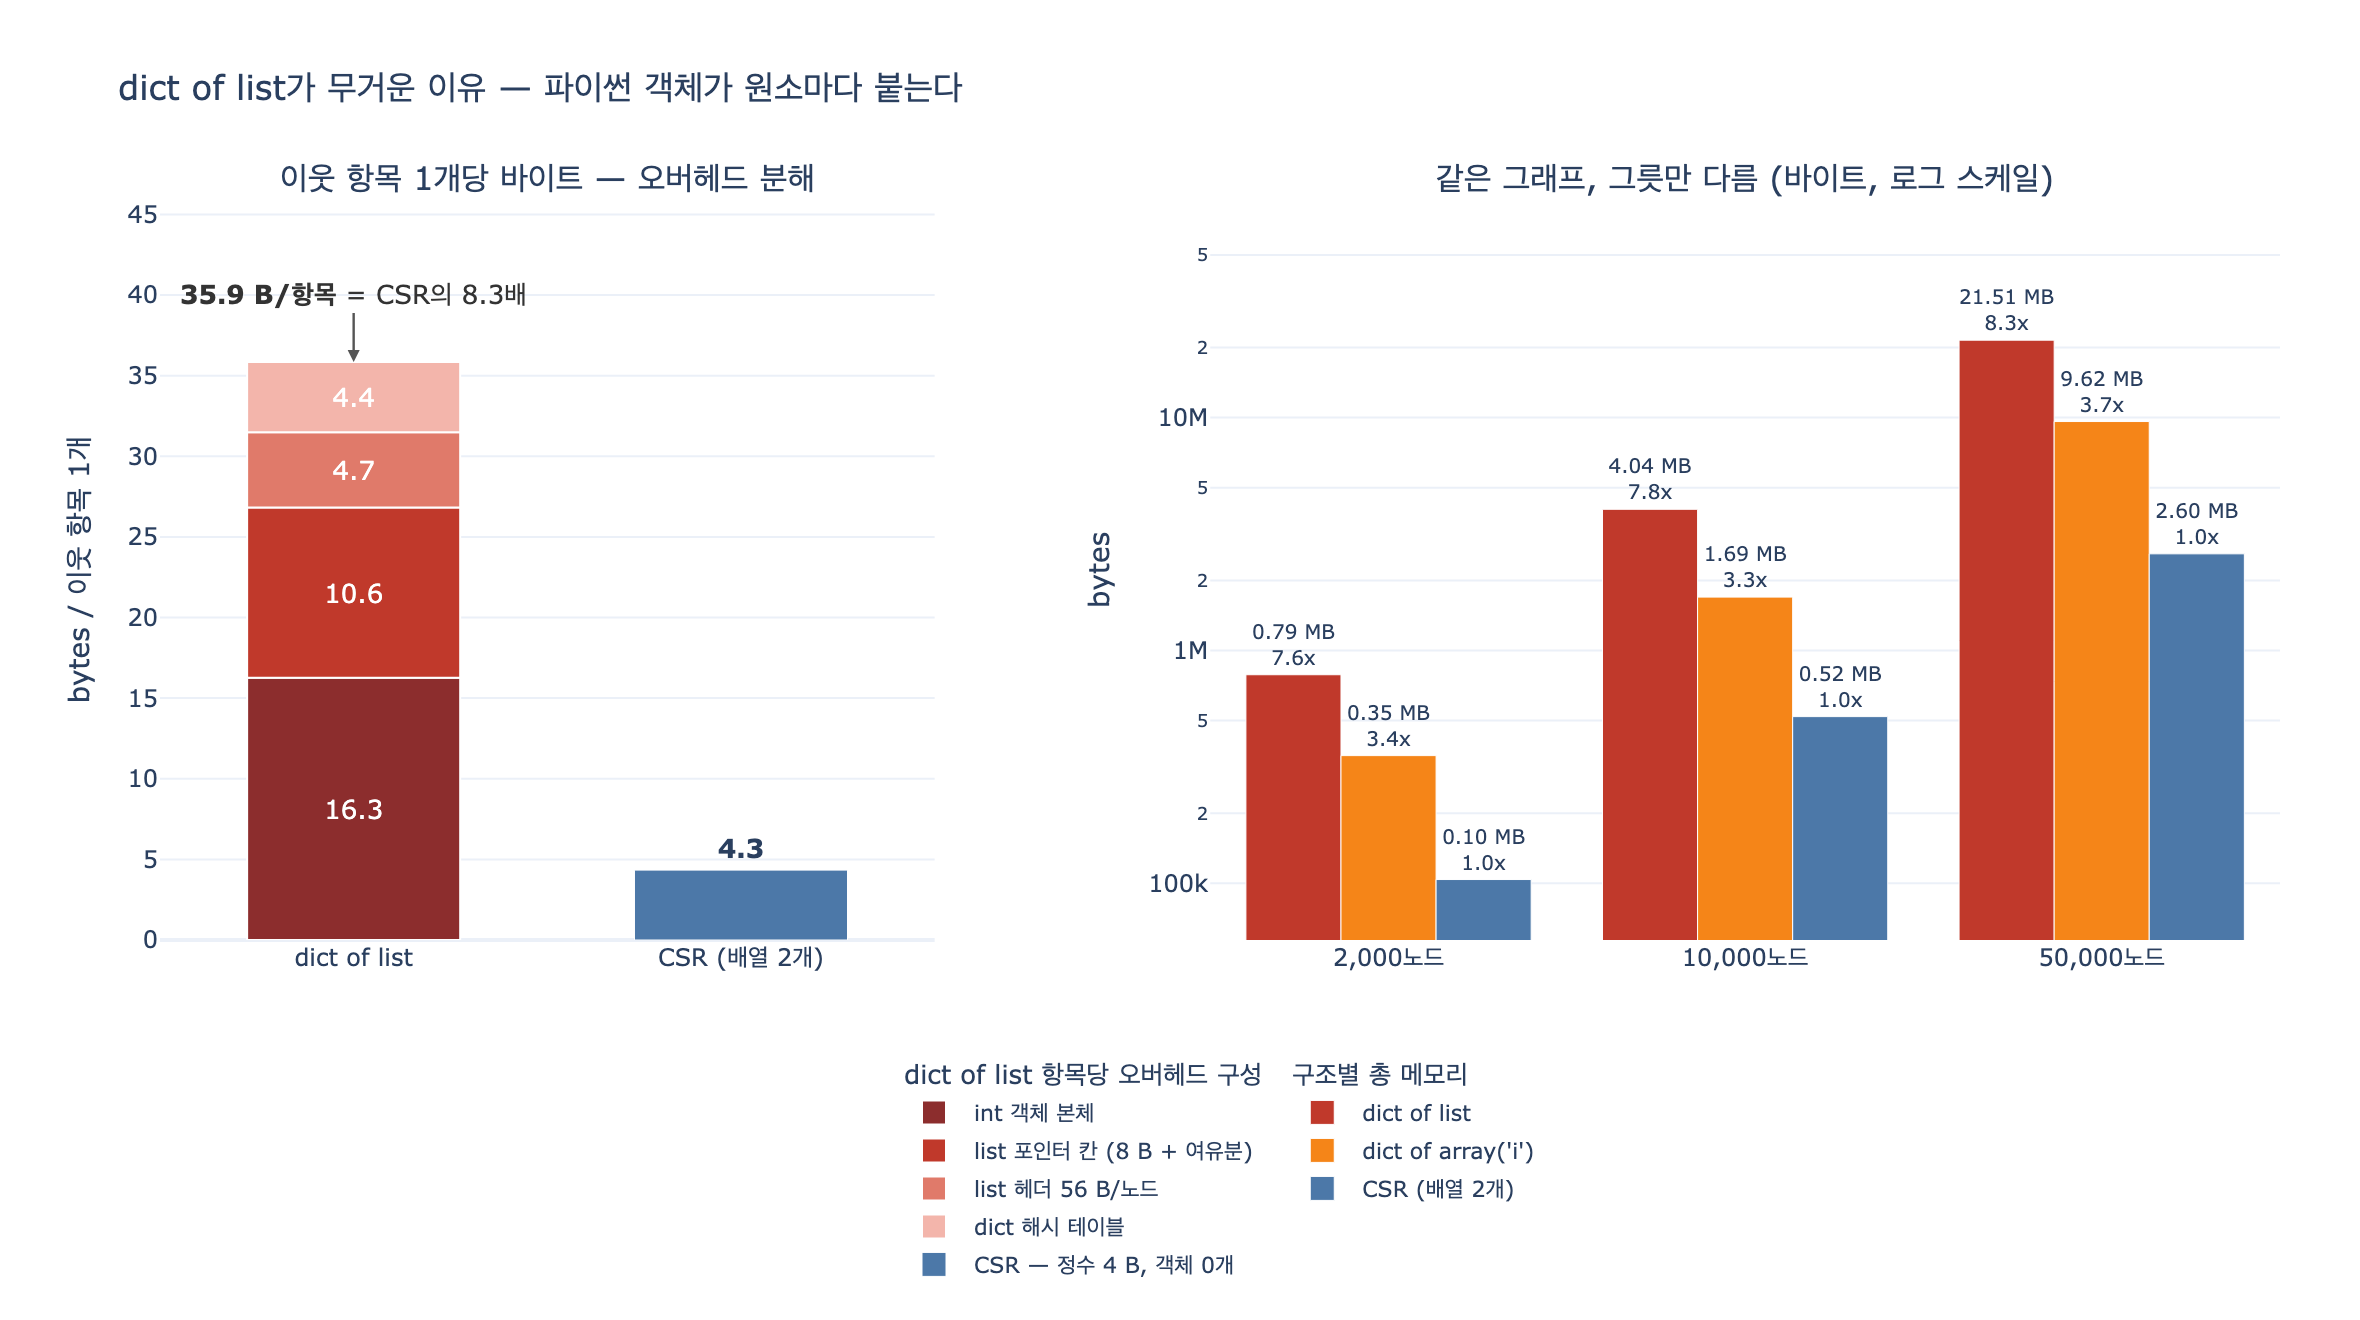

Recreate this plot in Python.
# %% [markdown]
# # dict of list는 왜 무거운가 — 원소마다 붙는 파이썬 객체
#
# **Q.** dict of list(인접 리스트)가 무거운 이유는 무엇인가?
# **A.** 파이썬 객체가 원소마다 붙기 때문이다. 편리하지만 원소당 오버헤드가 정수 배열보다 훨씬 크다.
#
# CSR은 이웃 하나를 **4바이트**에 담는다. dict of list는 이웃 하나를 담으려고
# 「리스트 칸에 든 포인터 8바이트」 + 「그 포인터가 가리키는 `int` 객체 28~32바이트」를 쓴다.
#
# $$\text{CSR: } 4E' \text{ bytes} \qquad\text{vs}\qquad \text{dict of list: } \underbrace{(8 + s_{\text{int}})}_{\approx 36\sim40} E' + \underbrace{(h_{\text{list}} + h_{\text{dict}})}_{\approx 110} n$$
#
# ($E'$ = 이웃 항목 총수, 무향이면 $2E$)
#
# 이 스크립트는 그 오버헤드를 **한 겹씩 벗겨서** 확인한다.
#
# 필요 패키지: plotly, kaleido (마지막 시각화 셀에서만 사용. 없으면 그 셀만 건너뛴다)

# %%
import random
import struct
import sys
import tracemalloc
from array import array
from collections import defaultdict


def _show(fig):
    try:
        from IPython import get_ipython

        if get_ipython() is not None:
            fig.show()
    except ImportError:
        pass


print("Python", sys.version.split()[0], "/ 포인터 크기", struct.calcsize("P"), "바이트")
print("빈 int  0     :", sys.getsizeof(0), "B   ← 헤더만")
print("int     1     :", sys.getsizeof(1), "B   ← 헤더 + 30비트 자릿수 1개(4B)")
print("int     2**30 :", sys.getsizeof(2**30), "B   ← 자릿수 2개")
print("빈 list []    :", sys.getsizeof([]), "B")
print("빈 dict {}    :", sys.getsizeof({}), "B")
print("빈 array('i') :", sys.getsizeof(array("i")), "B")
# 출력: Python 3.9.6 / 포인터 크기 8 바이트
# 출력: 빈 int  0     : 24 B   ← 헤더만
# 출력: int     1     : 28 B   ← 헤더 + 30비트 자릿수 1개(4B)
# 출력: int     2**30 : 32 B   ← 자릿수 2개
# 출력: 빈 list []    : 56 B
# 출력: 빈 dict {}    : 64 B
# 출력: 빈 array('i') : 64 B

# %% [markdown]
# ## 1단계 — 정수 하나의 값어치가 4바이트인데 실제 크기는 28바이트
#
# CPython의 `int`는 임의 정밀도 객체(`PyLongObject`)다. 구성은 이렇다.
#
# | 필드 | 크기 | 설명 |
# |---|---|---|
# | `ob_refcnt` | 8 B | 참조 카운트 |
# | `ob_type` | 8 B | 타입 포인터 |
# | `ob_size` | 8 B | 자릿수 개수(부호 포함) |
# | `ob_digit[]` | 4 B × k | 30비트씩 쪼갠 실제 값 |
#
# 헤더 24바이트 + 자릿수 4바이트 = **28바이트**. 게다가 pymalloc은 8바이트 정렬로
# 반올림하므로 실제 점유는 **32바이트**다. 노드 번호 하나를 담는 데 `array('i')`의 **8배**다.

# %%
digits = [(0, 0), (1, 1), (2**30, 2), (2**60, 3), (2**90, 4)]
print(f"{'값':>32} {'getsizeof':>10} {'8B 정렬 실제':>14} {'자릿수':>7}")
for v, k in digits:
    s = sys.getsizeof(v)
    print(f"{v:>32,} {s:>10} {(s + 7) // 8 * 8:>14} {k:>7}")

print(f"\narray('i') 한 칸: 4 B  → int 객체 한 개는 그보다 {32 / 4:.0f}배")
# 출력:                                값  getsizeof   8B 정렬 실제     자릿수
# 출력:                                0         24             24       0
# 출력:                                1         28             32       1
# 출력:                    1,073,741,824         32             32       2
# 출력:        1,152,921,504,606,846,976         36             40       3
# 출력: 1,237,940,039,285,380,274,899,124,224         40             40       4
# 출력:
# 출력: array('i') 한 칸: 4 B  → int 객체 한 개는 그보다 8배

# %% [markdown]
# ## 2단계 — small int 캐시가 만드는 착시
#
# CPython은 $-5 \le v \le 256$ 인 정수를 인터프리터 시작 시 미리 만들어 두고 공유한다
# (`NSMALLNEGINTS=5`, `NSMALLPOSINTS=257`). 그래서 **노드 번호가 작으면 `int` 객체 비용이 안 보인다.**
#
# 장난감 그래프(노드 10개)로 측정하면 「dict of list도 별로 안 무겁네?」라는 결론이 나오는데,
# 노드가 300개를 넘어가는 순간 원소마다 새 객체가 생긴다. **이 카드의 함정이 여기다.**

# %%
def fresh(v):
    """런타임에 int를 새로 만든다. 리터럴로 쓰면 컴파일러가 상수를 합쳐 버려서 실험이 거짓말을 한다."""
    return int(str(v))


_rnd = random.Random(0)
small = [_rnd.randrange(256) for _ in range(1000)]  # 노드 번호가 작은 장난감 그래프
large = [_rnd.randrange(1000, 2000) for _ in range(1000)]  # 현실적인 노드 번호

print("256 이하를 두 번 만들면 같은 객체?", fresh(255) is fresh(255), "← 캐시 공유")
print("257 이상을 두 번 만들면 같은 객체?", fresh(1255) is fresh(1255), "← 매번 새 객체")
print("리스트 1000칸을 채운 int 객체 개수 — 값이 0~255 :", len({id(x) for x in small}))
print("리스트 1000칸을 채운 int 객체 개수 — 값이 1000~ :", len({id(x) for x in large}))
# 출력: 256 이하를 두 번 만들면 같은 객체? True ← 캐시 공유
# 출력: 257 이상을 두 번 만들면 같은 객체? False ← 매번 새 객체
# 출력: 리스트 1000칸을 채운 int 객체 개수 — 값이 0~255 : 250
# 출력: 리스트 1000칸을 채운 int 객체 개수 — 값이 1000~ : 1000


# %%
def deep_size(obj, seen=None):
    """중첩 컨테이너까지 대략 더한다. 같은 객체는 한 번만 센다(8장 ex1_three_forms.py와 동일)."""
    seen = seen if seen is not None else set()
    if id(obj) in seen:
        return 0
    seen.add(id(obj))
    size = sys.getsizeof(obj)
    if isinstance(obj, dict):
        size += sum(deep_size(k, seen) + deep_size(v, seen) for k, v in obj.items())
    elif isinstance(obj, (list, tuple, set)):
        size += sum(deep_size(x, seen) for x in obj)
    return size


shallow = sys.getsizeof(large)
print(f"{'리스트(1000개)':<22} {'getsizeof':>10} {'deep_size':>10} {'차이':>10}")
for label, lst in (("작은 값(캐시됨)", small), ("큰 값(각자 객체)", large)):
    print(f"{label:<22} {sys.getsizeof(lst):>10,} {deep_size(lst):>10,} {deep_size(lst) - sys.getsizeof(lst):>10,}")

print("\ngetsizeof는 포인터 배열만 센다. int 객체 본체는 deep_size로만 보인다.")
print(f"array('i', 1000개)   : {sys.getsizeof(array('i', large)):>10,} B")
# 출력: 리스트(1000개)              getsizeof  deep_size         차이
# 출력: 작은 값(캐시됨)                   8,856     15,852      6,996
# 출력: 큰 값(각자 객체)                  8,856     36,856     28,000
# 출력:
# 출력: getsizeof는 포인터 배열만 센다. int 객체 본체는 deep_size로만 보인다.
# 출력: array('i', 1000개)   :      4,064 B

# %% [markdown]
# 같은 「정수 1000개」인데 15,852 B / 36,856 B / 4,064 B로 갈린다.
#
# - 값이 0~255면 서로 다른 객체가 **250개**만 생긴다(중복 값은 캐시를 공유). 항목당 약 16 B.
# - 값이 1000 이상이면 객체가 **1000개** 생긴다. 항목당 8 B(포인터) + 28 B(객체) = 36 B.
# - `array('i')`는 객체가 **0개**다. 항목당 4 B.
#
# **`array`는 값을 담고, `list`는 값을 가리키는 포인터 + 객체를 담는다.** 이 한 문장이 오버헤드의 정체다.

# %% [markdown]
# ## 3단계 — list는 포인터 배열 + 여유분(over-allocation)
#
# `list`는 헤더 40바이트 + GC 헤더 16바이트 = **56바이트**로 시작하고,
# 칸마다 **8바이트 포인터**를 쓴다. 게다가 `append`할 때마다 realloc하지 않으려고
# 필요보다 넉넉히 잡는다. CPython 3.9의 성장 공식은 이렇다.
#
# $$\texttt{new\_allocated} = (\texttt{newsize} + (\texttt{newsize} \gg 3) + 6) \;\&\; \lnot 3$$
#
# 즉 약 **12.5% 여유분**이 붙는다. 인접 리스트를 `append`로 쌓으면 이 여유분도 같이 산다.

# %%
prev, rows = None, []
lst = []
for i in range(120):
    lst.append(i)
    allocated = (sys.getsizeof(lst) - 56) // 8
    if allocated != prev:
        rows.append((len(lst), allocated, sys.getsizeof(lst)))
        prev = allocated

print(f"{'len':>5} {'allocated':>10} {'getsizeof':>10} {'낭비칸':>7}")
for n_, a_, s_ in rows:
    print(f"{n_:>5} {a_:>10} {s_:>10} {a_ - n_:>7}")

waste = sum(a_ - n_ for n_, a_, _ in rows) / len(rows)
print(f"\n성장 직후 평균 낭비 칸 {waste:.1f}개. 차수 12짜리 리스트는 16칸을 잡는다(4칸 = 32 B 낭비).")
# 출력:   len  allocated  getsizeof    낭비칸
# 출력:     1          4         88       3
# 출력:     5          8        120       3
# 출력:     9         16        184       7
# 출력:    17         24        248       7
# 출력:    25         32        312       7
# 출력:    33         40        376       7
# 출력:    41         52        472      11
# 출력:    53         64        568      11
# 출력:    65         76        664      11
# 출력:    77         92        792      15
# 출력:    93        108        920      15
# 출력:   109        128       1080      19
# 출력:
# 출력: 성장 직후 평균 낭비 칸 9.7개. 차수 12짜리 리스트는 16칸을 잡는다(4칸 = 32 B 낭비).

# %% [markdown]
# ## 4단계 — dict는 노드마다 해시 테이블 슬롯을 산다
#
# `dict`는 load factor를 $2/3$ 아래로 유지하려고 항목 수의 1.5배 이상 되는
# **2의 거듭제곱** 크기 테이블을 잡는다. 항목 하나당 `(hash, key*, value*)` 24바이트 +
# 인덱스 배열 몫이 들어간다. 그래서 노드를 넣을 때마다 계단식으로 뛴다.

# %%
prev, drows = None, []
d = {}
for i in range(300, 600):
    d[i] = None
    s = sys.getsizeof(d)
    if s != prev:
        drows.append((len(d), s))
        prev = s

print(f"{'항목 수':>7} {'dict bytes':>11} {'항목당':>8}")
for n_, s_ in drows:
    print(f"{n_:>7} {s_:>11,} {s_ / n_:>7.1f}")
print("\n리사이즈 직후가 가장 헐렁하다. 항목당 유효 비용은 대략 36~90 B 사이를 오간다.")
# 출력:    항목 수  dict bytes      항목당
# 출력:       1         232   232.0
# 출력:       6         360    60.0
# 출력:      11         640    58.2
# 출력:      22       1,176    53.5
# 출력:      43       2,272    52.8
# 출력:      86       4,696    54.6
# 출력:     171       9,312    54.5
# 출력:
# 출력: 리사이즈 직후가 가장 헐렁하다. 항목당 유효 비용은 대략 36~90 B 사이를 오간다.

# %% [markdown]
# ## 5단계 — 실제 그래프로 세 그릇 비교
#
# 8장 `graphgen.py`와 같은 방식으로 무작위 그래프를 만들고,
# **dict of list**, **dict of array('i')**, **CSR(배열 2개)** 를 나란히 잰다.


# %%
def make(n, avg_deg=12, seed=20260801):
    rnd = random.Random(seed)
    edges = set()
    for a in range(n):
        for _ in range(avg_deg // 2):
            b = rnd.randrange(n)
            if a != b:
                edges.add((min(a, b), max(a, b)))
    return sorted(edges)


def build_adjlist(edges):
    adj = defaultdict(list)
    for a, b in edges:
        adj[a].append(b)
        adj[b].append(a)
    return dict(adj)


def build_csr(edges, n):
    deg = [0] * n
    for a, b in edges:
        deg[a] += 1
        deg[b] += 1
    offset = array("i", [0] * (n + 1))
    for i in range(n):
        offset[i + 1] = offset[i] + deg[i]
    cur = list(offset[:n])
    nbr = array("i", [0] * offset[n])
    for a, b in edges:
        nbr[cur[a]] = b
        cur[a] += 1
        nbr[cur[b]] = a
        cur[b] += 1
    return offset, nbr


SIZES = (2_000, 10_000, 50_000)
table = []
print(f"{'노드':>7} {'엣지':>8} {'dict of list':>14} {'dict of array':>14} {'CSR':>11} {'배수(list/CSR)':>15}")
for n in SIZES:
    edges = make(n)
    adj = build_adjlist(edges)
    b_list = deep_size(adj)
    b_arr = deep_size({u: array("i", vs) for u, vs in adj.items()})
    off, nbr = build_csr(edges, n)
    b_csr = sys.getsizeof(off) + sys.getsizeof(nbr)
    table.append((n, len(edges), b_list, b_arr, b_csr))
    print(f"{n:>7,} {len(edges):>8,} {b_list:>14,} {b_arr:>14,} {b_csr:>11,} {b_list / b_csr:>14.1f}x")
# 출력:      노드       엣지   dict of list  dict of array         CSR    배수(list/CSR)
# 출력:   2,000   11,956        786,592        353,460     103,780            7.6x
# 출력:  10,000   59,962      4,038,736      1,694,692     519,828            7.8x
# 출력:  50,000  299,958     21,508,836      9,621,196   2,599,796            8.3x

# %% [markdown]
# `dict of array('i')`만 봐도 절반 이하로 줄어든다. 그 차이가 순수하게
# **「원소마다 붙은 `int` 객체 + 포인터」** 비용이다. 나머지 차이는 노드마다 붙은
# 컨테이너 헤더와 dict 슬롯이다.
#
# ## 6단계 — 원소당 오버헤드 분해
#
# 가장 큰 그래프에서 **이웃 항목 하나당 몇 바이트**를 쓰는지 나눠 본다.
# 무향이라 이웃 항목 총수는 $E' = 2E$다.

# %%
n, e, b_list, b_arr, b_csr = table[-1]
eprime = 2 * e

edges = make(n)
adj = build_adjlist(edges)

n_nodes = len(adj)
h_dict = sys.getsizeof(adj)
h_lists = sum(sys.getsizeof(v) for v in adj.values())  # 포인터 배열 + 여유분 + 헤더
b_ints = b_list - h_dict - h_lists  # 남은 것 = int 객체 본체
slots_alloc = sum((sys.getsizeof(v) - 56) // 8 for v in adj.values())

print(f"이웃 항목 총수 E' = 2E = {eprime:,}, 노드 {n_nodes:,}\n")
print(f"{'구성 요소':<34} {'바이트':>13} {'항목당':>8}")
print(f"{'dict 해시 테이블(노드 키)':<34} {h_dict:>13,} {h_dict / eprime:>7.2f}")
print(f"{'list 헤더 56 B × 노드':<34} {56 * n_nodes:>13,} {56 * n_nodes / eprime:>7.2f}")
print(f"{'list 포인터 칸 8 B × allocated':<34} {8 * slots_alloc:>13,} {8 * slots_alloc / eprime:>7.2f}")
print(f"{'int 객체 본체':<34} {b_ints:>13,} {b_ints / eprime:>7.2f}")
print("-" * 57)
print(f"{'dict of list 합계':<34} {b_list:>13,} {b_list / eprime:>7.2f}")
print(f"{'CSR (nbr 4 B + offset 몫)':<34} {b_csr:>13,} {b_csr / eprime:>7.2f}")
print(f"\n여유분(over-allocation)으로 산 빈 칸: {slots_alloc - eprime:,}개 = {8 * (slots_alloc - eprime):,} B")
print(f"항목당 오버헤드 배수: {(b_list / eprime) / (b_csr / eprime):.1f}x")
# 출력: 이웃 항목 총수 E' = 2E = 599,916, 노드 50,000
# 출력:
# 출력: 구성 요소                                        바이트      항목당
# 출력: dict 해시 테이블(노드 키)                      2,621,536    4.37
# 출력: list 헤더 56 B × 노드                      2,800,000    4.67
# 출력: list 포인터 칸 8 B × allocated             6,333,504   10.56
# 출력: int 객체 본체                              9,753,796   16.26
# 출력: ---------------------------------------------------------
# 출력: dict of list 합계                       21,508,836   35.85
# 출력: CSR (nbr 4 B + offset 몫)               2,599,796    4.33
# 출력:
# 출력: 여유분(over-allocation)으로 산 빈 칸: 191,772개 = 1,534,176 B
# 출력: 항목당 오버헤드 배수: 8.3x

# %% [markdown]
# `int 객체 본체`가 항목당 32 B가 아니라 16.3 B로 나오는 이유: `deep_size`는 같은 객체를
# 한 번만 세는데, 무향 엣지 하나가 만든 `int` 객체가 양쪽 인접 리스트에 **공유**되기 때문이다.
# 파일에서 한 줄씩 파싱해 넣는 현실에서는 공유가 안 일어나므로 이 값이 32 B에 가까워진다.
#
# ## 7단계 — tracemalloc으로 「실제로 붙잡고 있는 양」 측정
#
# `deep_size`는 근사다. 그래프를 **스트림으로 적재**하는 상황을 흉내 내서
# 각 구조가 끝까지 붙잡고 있는 실제 힙 사용량을 잰다. 포인트는 이것이다.
#
# - CSR: `int` 객체는 **잠깐 쓰고 버린다.** 값이 배열에 복사되므로 GC가 회수한다.
# - dict of list: `int` 객체를 **끝까지 붙잡는다.** 리스트가 그 객체를 참조하니 못 버린다.


# %%
def fresh_edges(edges):
    """파일에서 파싱해 넣는 상황. 원소마다 새 int 객체가 생긴다(256 이하는 캐시 공유)."""
    for a, b in edges:
        yield int(str(a)), int(str(b))


def build_csr_stream(factory, n):
    """엣지를 두 번 흘려보내며 CSR을 만든다. 중간 int 객체는 남지 않는다."""
    deg = [0] * n
    for a, b in factory():
        deg[a] += 1
        deg[b] += 1
    off = array("i", [0] * (n + 1))
    for i in range(n):
        off[i + 1] = off[i] + deg[i]
    cur = list(off[:n])
    nb = array("i", [0] * off[n])
    for a, b in factory():
        nb[cur[a]] = b
        cur[a] += 1
        nb[cur[b]] = a
        cur[b] += 1
    return off, nb


NT = 10_000
src = make(NT)

tracemalloc.start()
m0 = tracemalloc.get_traced_memory()[0]
adj_t = build_adjlist(fresh_edges(src))
m1 = tracemalloc.get_traced_memory()[0]
del adj_t
m2 = tracemalloc.get_traced_memory()[0]
csr_t = build_csr_stream(lambda: fresh_edges(src), NT)
m3 = tracemalloc.get_traced_memory()[0]
tracemalloc.stop()

real_adj, real_csr = m1 - m0, m3 - m2
print(f"{'구조':<16} {'tracemalloc 실측':>18} {'deep_size 추정':>16}")
print(f"{'dict of list':<16} {real_adj:>18,} {table[1][2]:>16,}")
print(f"{'CSR':<16} {real_csr:>18,} {table[1][4]:>16,}")
print(f"\n실측 배수 {real_adj / real_csr:.1f}x  (deep_size 추정 {table[1][2] / table[1][4]:.1f}x)")
print("실측이 더 나쁘다. deep_size가 공유 int를 한 번만 세고 pymalloc 반올림을 빼먹기 때문이다.")
del csr_t
# 출력: 구조                 tracemalloc 실측     deep_size 추정
# 출력: dict of list              5,395,370        4,038,736
# 출력: CSR                         520,752          519,828
# 출력:
# 출력: 실측 배수 10.4x  (deep_size 추정 7.8x)
# 출력: 실측이 더 나쁘다. deep_size가 공유 int를 한 번만 세고 pymalloc 반올림을 빼먹기 때문이다.

# %% [markdown]
# **10.4배.** `deep_size`가 말한 7.8배는 낙관적인 하한이었다.
# 그리고 이 10~11배가 8장 도입부의 「4.1GB vs 380MB」와 정확히 같은 배수다.
#
# ## 8단계 — 100만 노드로 외삽
#
# 항목당 비용이 정해지면 나머지는 곱셈이다. 8장 도입부의 「4.1GB vs 380MB」가 여기서 나온다.

# %%
per_item_list = b_list / eprime
per_item_csr = b_csr / eprime
print(f"{'노드':>12} {'이웃 항목':>13} {'dict of list':>14} {'CSR':>11}")
for m in (1_000_000, 10_000_000):
    items = m * 12  # 평균 차수 12 → 이웃 항목 12m
    gb_list = items * per_item_list / 1024**3
    gb_csr = items * per_item_csr / 1024**3
    print(f"{m:>12,} {items:>13,} {gb_list:>11.2f} GB {gb_csr:>8.2f} GB")
print(f"\n항목당 {per_item_list:.1f} B vs {per_item_csr:.1f} B. 32GB 장비에서 살아남는지 여부가 여기서 갈린다.")
print("1,000만 노드 줄이 곧 8장 도입부의 「4.1GB vs 380MB」다.")
# 출력:           노드         이웃 항목   dict of list         CSR
# 출력:    1,000,000    12,000,000        0.40 GB     0.05 GB
# 출력:   10,000,000   120,000,000        4.01 GB     0.48 GB
# 출력:
# 출력: 항목당 35.9 B vs 4.3 B. 32GB 장비에서 살아남는지 여부가 여기서 갈린다.
# 출력: 1,000만 노드 줄이 곧 8장 도입부의 「4.1GB vs 380MB」다.

# %% [markdown]
# ## 시각화

# %%
try:
    import math

    import plotly.graph_objects as go
    from plotly.subplots import make_subplots

    BLUE, ORANGE, RED = "#4C78A8", "#F58518", "#C0392B"
    # dict of list 오버헤드는 「한 덩어리의 부분들」이라 단색 계열 농담으로 쌓는다.
    RAMP = ["#8C2D2D", "#C0392B", "#E07A6A", "#F3B5AB"]

    fig = make_subplots(
        rows=1,
        cols=2,
        column_widths=[0.42, 0.58],
        horizontal_spacing=0.13,
        subplot_titles=(
            "이웃 항목 1개당 바이트 — 오버헤드 분해",
            "같은 그래프, 그릇만 다름 (바이트, 로그 스케일)",
        ),
    )

    # --- 왼쪽: 항목당 오버헤드 누적 막대 ---
    # barmode는 figure 전체에 하나뿐이라 "group"으로 두고, 여기서는 base= 로 직접 쌓는다.
    parts = [
        ("int 객체 본체", b_ints / eprime, RAMP[0]),
        ("list 포인터 칸 (8 B + 여유분)", 8 * slots_alloc / eprime, RAMP[1]),
        ("list 헤더 56 B/노드", 56 * n_nodes / eprime, RAMP[2]),
        ("dict 해시 테이블", h_dict / eprime, RAMP[3]),
    ]
    acc = 0.0
    for label, val, color in parts:
        fig.add_trace(
            go.Bar(
                x=["dict of list"],
                y=[val],
                base=[acc],
                offsetgroup="L",
                width=0.55,
                name=label,
                marker_color=color,
                marker_line=dict(color="white", width=1),
                text=[f"{val:.1f}"],
                textposition="inside",
                insidetextanchor="middle",
                textfont=dict(color="white", size=13),
                legendgroup="parts",
                legendgrouptitle_text="dict of list 항목당 오버헤드 구성",
            ),
            row=1,
            col=1,
        )
        acc += val

    fig.add_trace(
        go.Bar(
            x=["CSR (배열 2개)"],
            y=[per_item_csr],
            base=[0],
            offsetgroup="L",
            width=0.55,
            name="CSR — 정수 4 B, 객체 0개",
            marker_color=BLUE,
            text=[f"<b>{per_item_csr:.1f}</b>"],
            textposition="outside",
            textfont=dict(size=13),
            legendgroup="parts",
        ),
        row=1,
        col=1,
    )
    fig.add_annotation(
        x="dict of list",
        y=per_item_list,
        text=f"<b>{per_item_list:.1f} B/항목</b> = CSR의 {per_item_list / per_item_csr:.1f}배",
        showarrow=True,
        arrowhead=2,
        arrowwidth=1.2,
        arrowcolor="#555",
        ax=0,
        ay=-34,
        font=dict(size=13, color="#333"),
        row=1,
        col=1,
    )

    # --- 오른쪽: 규모별 총 메모리 (그룹 막대) ---
    labels = [f"{n_:,}노드" for n_, *_ in table]
    allv = []
    for name, idx, color in (
        ("dict of list", 2, RED),
        ("dict of array('i')", 3, ORANGE),
        ("CSR (배열 2개)", 4, BLUE),
    ):
        vals = [row[idx] for row in table]
        allv += vals
        fig.add_trace(
            go.Bar(
                x=labels,
                y=vals,
                offsetgroup=name,
                name=name,
                marker_color=color,
                text=[f"{v / 1e6:.2f} MB<br>{v / row[4]:.1f}x" for v, row in zip(vals, table)],
                textposition="outside",
                textfont=dict(size=10),
                legendgroup="scale",
                legendgrouptitle_text="구조별 총 메모리",
            ),
            row=1,
            col=2,
        )

    fig.update_yaxes(title_text="bytes / 이웃 항목 1개", range=[0, per_item_list * 1.28], row=1, col=1)
    fig.update_yaxes(
        type="log",
        title_text="bytes",
        range=[math.log10(min(allv) * 0.55), math.log10(max(allv) * 4.0)],
        row=1,
        col=2,
    )
    fig.update_layout(
        title="dict of list가 무거운 이유 — 파이썬 객체가 원소마다 붙는다",
        barmode="group",
        template="plotly_white",
        width=1180,
        height=660,
        legend=dict(orientation="h", y=-0.14, x=0.5, xanchor="center", font=dict(size=11)),
        margin=dict(l=80, r=40, t=100, b=190),
    )

    _show(fig)
    fig.write_image("expy.png", scale=2)
    print("expy.png 저장 완료")
except ImportError as exc:
    print("plotly/kaleido 없음 — 시각화 셀 건너뜀:", exc)
# 출력: expy.png 저장 완료

# %% [markdown]
# ## 정리
#
# | 그릇 | 이웃 1개당 | 정체 |
# |---|---|---|
# | `array('i')` / CSR | **4 B** | 값을 직접 담는다. 객체 헤더 0 |
# | `dict of array('i')` | **약 16 B** | 값은 배열에 있지만 노드마다 컨테이너가 붙는다 |
# | `dict of list` | **약 36 B** | 포인터 8 B + `int` 객체 28~32 B + 컨테이너 몫 |
#
# - **핵심 한 문장:** `array`는 **값**을 담고 `list`는 값을 가리키는 **포인터 + 객체**를 담는다.
# - 오버헤드는 네 겹이다. ① `int` 객체 본체(16~32 B) ② 리스트 포인터 칸(8 B) ③ 리스트 over-allocation 여유분(약 12.5%) ④ 노드마다 붙는 list 헤더 56 B와 dict 슬롯.
# - **측정 함정:** 노드 번호가 256 이하면 small int 캐시 때문에 오버헤드가 안 보인다. 장난감 그래프로 재면 결론이 뒤집힌다.
# - `deep_size`가 말한 8배는 **낙관적 하한**이다. 스트림 적재를 흉내 낸 `tracemalloc` 실측은 **10.4배**였다.
# - 그래도 인접 리스트는 **쌓기(append)와 수정에 강하다.** 실무 패턴은 「인접 리스트로 적재하고, 분석 직전에 CSR로 굽는다」.
